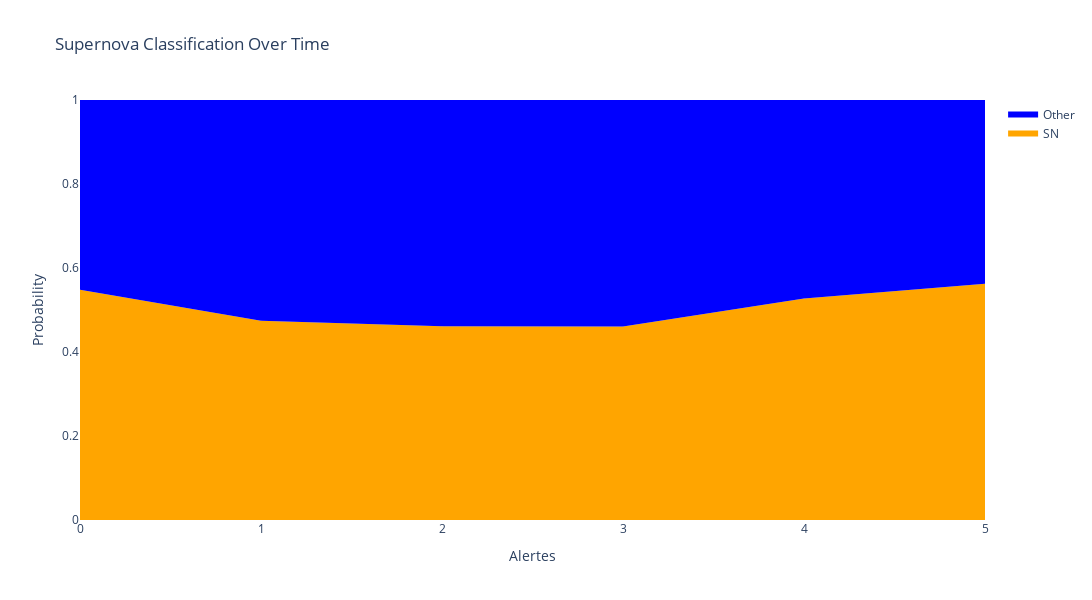
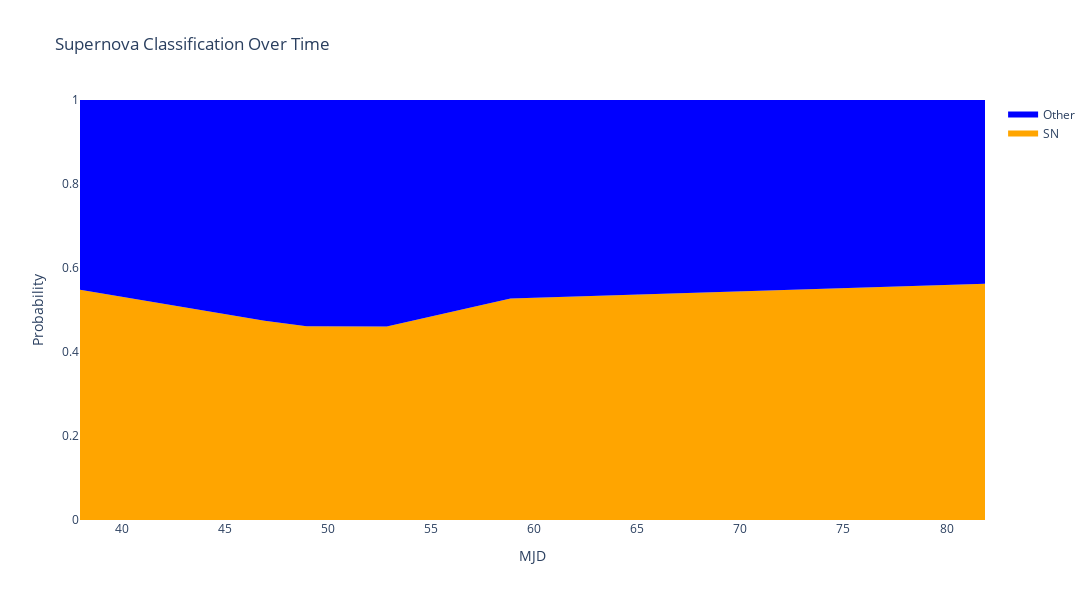
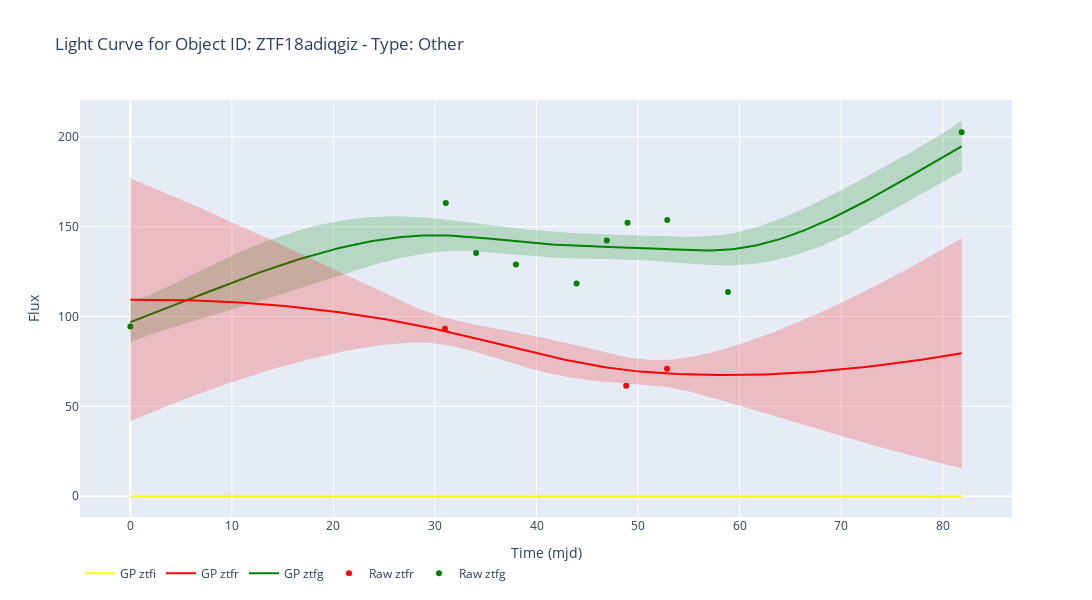

Notebook code cell kept with these figures, in order:
### Code cell
df_results, df_summary = supernova_classification('data_try', 'type_step1', num_predictions=5, shuffle=True, verbose=True)

### Figure 1 — Plotly figure (JSON) as saved in the notebook; plotly's stock layout.template omitted (floating-point values rounded to 4 significant figures)
{"data": [{"fill": "tozeroy", "fillcolor": "orange", "hoverinfo": "text", "mode": "none", "name": "SN", "text": ["Obj ID: ZTF18adiqgiz<br>Alerte: 0<br>Prediction: 54.8%<br>Class Prediction: SN<br>Ground Truth: Other", "Obj ID: ZTF18adiqgiz<br>Alerte: 1<br>Prediction: 47.44%<br>Class Prediction: Other<br>Ground Truth: Other", "Obj ID: ZTF18adiqgiz<br>Alerte: 2<br>Prediction: 46.15%<br>Class Prediction: Other<br>Ground Truth: Other", "Obj ID: ZTF18adiqgiz<br>Alerte: 3<br>Prediction: 46.05%<br>Class Prediction: Other<br>Ground Truth: Other", "Obj ID: ZTF18adiqgiz<br>Alerte: 4<br>Prediction: 52.72%<br>Class Prediction: SN<br>Ground Truth: Other", "Obj ID: ZTF18adiqgiz<br>Alerte: 5<br>Prediction: 56.23%<br>Class Prediction: SN<br>Ground Truth: Other"], "type": "scatter", "x": [0, 1, 2, 3, 4, 5], "y": [0.548, 0.4744, 0.4615, 0.4605, 0.5272, 0.5623]}, {"fill": "tonexty", "fillcolor": "blue", "hoverinfo": "none", "mode": "none", "name": "Other", "type": "scatter", "x": [0, 1, 2, 3, 4, 5], "y": [1, 1, 1, 1, 1, 1]}], "layout": {"height": 600, "hovermode": "x unified", "title": {"text": "Supernova Classification Over Time"}, "width": 1200, "xaxis": {"title": {"text": "Alertes"}}, "yaxis": {"range": [0, 1], "title": {"text": "Probability"}}}}

### Figure 2 — Plotly figure (JSON) as saved in the notebook; plotly's stock layout.template omitted (floating-point values rounded to 4 significant figures)
{"data": [{"fill": "tozeroy", "fillcolor": "orange", "hoverinfo": "text", "mode": "none", "name": "SN", "text": ["Obj ID: ZTF18adiqgiz<br>MJD: 37.97119210008532<br>Prediction: 54.8%<br>Class Prediction: SN<br>Ground Truth: Other", "Obj ID: ZTF18adiqgiz<br>MJD: 46.92129629990086<br>Prediction: 47.44%<br>Class Prediction: Other<br>Ground Truth: Other", "Obj ID: ZTF18adiqgiz<br>MJD: 48.958391200285405<br>Prediction: 46.15%<br>Class Prediction: Other<br>Ground Truth: Other", "Obj ID: ZTF18adiqgiz<br>MJD: 52.85149300005287<br>Prediction: 46.05%<br>Class Prediction: Other<br>Ground Truth: Other", "Obj ID: ZTF18adiqgiz<br>MJD: 58.85571750020608<br>Prediction: 52.72%<br>Class Prediction: SN<br>Ground Truth: Other", "Obj ID: ZTF18adiqgiz<br>MJD: 81.86475689988583<br>Prediction: 56.23%<br>Class Prediction: SN<br>Ground Truth: Other"], "type": "scatter", "x": [37.97, 46.92, 48.96, 52.85, 58.86, 81.86], "y": [0.548, 0.4744, 0.4615, 0.4605, 0.5272, 0.5623]}, {"fill": "tonexty", "fillcolor": "blue", "hoverinfo": "none", "mode": "none", "name": "Other", "type": "scatter", "x": [37.97, 46.92, 48.96, 52.85, 58.86, 81.86], "y": [1, 1, 1, 1, 1, 1]}], "layout": {"height": 600, "hovermode": "x unified", "title": {"text": "Supernova Classification Over Time"}, "width": 1200, "xaxis": {"title": {"text": "MJD"}}, "yaxis": {"range": [0, 1], "title": {"text": "Probability"}}}}

### Figure 3 — Plotly figure (JSON) as saved in the notebook; plotly's stock layout.template omitted (floating-point values rounded to 4 significant figures; data arrays with more than 128 entries replaced by an {"elided": "..."} marker saying what was removed)
{"data": [{"hovertemplate": "mjd: %{x}<br>flux: %{y}<br>filter: %{text}<br>obj_id: ZTF18adiqgiz<br>", "marker": {"color": "rgba(0, 128, 0, 1.0)"}, "mode": "markers", "name": "Raw ztfg", "text": ["ztfg", "ztfg", "ztfg", "ztfg", "ztfg", "ztfg", "ztfg", "ztfg", "ztfg", "ztfg"], "type": "scatter", "x": [0, 31.06, 34.05, 37.97, 43.94, 46.92, 48.96, 52.87, 58.86, 81.86], "y": [94.46, 163.2, 135.4, 128.9, 118.4, 142.4, 152.2, 153.7, 113.7, 202.5]}, {"hovertemplate": "mjd: %{x}<br>flux: %{y}<br>filter: %{text}<br>obj_id: ZTF18adiqgiz<br>", "marker": {"color": "rgba(255, 0, 0, 1.0)"}, "mode": "markers", "name": "Raw ztfr", "text": ["ztfr", "ztfr", "ztfr"], "type": "scatter", "x": [30.98, 48.83, 52.85], "y": [93.16, 61.39, 70.87]}, {"line": {"color": "rgba(0, 128, 0, 1.0)"}, "mode": "lines", "name": "GP ztfg", "type": "scatter", "x": {"elided": "200 float values"}, "y": {"elided": "200 float values"}}, {"line": {"color": "rgba(0, 128, 0, 0)"}, "mode": "lines", "name": "Upper Bound ztfg", "showlegend": false, "type": "scatter", "x": {"elided": "200 float values"}, "y": {"elided": "200 float values"}}, {"fill": "tonexty", "fillcolor": "rgba(0, 128, 0, 0.2)", "line": {"color": "rgba(0, 128, 0, 0)"}, "mode": "lines", "name": "Lower Bound ztfg", "showlegend": false, "type": "scatter", "x": {"elided": "200 float values"}, "y": {"elided": "200 float values"}}, {"line": {"color": "rgba(255, 0, 0, 1.0)"}, "mode": "lines", "name": "GP ztfr", "type": "scatter", "x": {"elided": "200 float values"}, "y": {"elided": "200 float values"}}, {"line": {"color": "rgba(255, 0, 0, 0)"}, "mode": "lines", "name": "Upper Bound ztfr", "showlegend": false, "type": "scatter", "x": {"elided": "200 float values"}, "y": {"elided": "200 float values"}}, {"fill": "tonexty", "fillcolor": "rgba(255, 0, 0, 0.2)", "line": {"color": "rgba(255, 0, 0, 0)"}, "mode": "lines", "name": "Lower Bound ztfr", "showlegend": false, "type": "scatter", "x": {"elided": "200 float values"}, "y": {"elided": "200 float values"}}, {"line": {"color": "rgba(255, 255, 0, 1.0)"}, "mode": "lines", "name": "GP ztfi", "type": "scatter", "x": {"elided": "200 float values"}, "y": {"elided": "200 int values"}}, {"line": {"color": "rgba(255, 255, 0, 0)"}, "mode": "lines", "name": "Upper Bound ztfi", "showlegend": false, "type": "scatter", "x": {"elided": "200 float values"}, "y": {"elided": "200 int values"}}, {"fill": "tonexty", "fillcolor": "rgba(255, 255, 0, 0.2)", "line": {"color": "rgba(255, 255, 0, 0)"}, "mode": "lines", "name": "Lower Bound ztfi", "showlegend": false, "type": "scatter", "x": {"elided": "200 float values"}, "y": {"elided": "200 int values"}}], "layout": {"height": 600, "legend": {"orientation": "h"}, "title": {"text": "Light Curve for Object ID: ZTF18adiqgiz - Type: Other"}, "width": 1200, "xaxis": {"title": {"text": "Time (mjd)"}}, "yaxis": {"title": {"text": "Flux"}}}}
